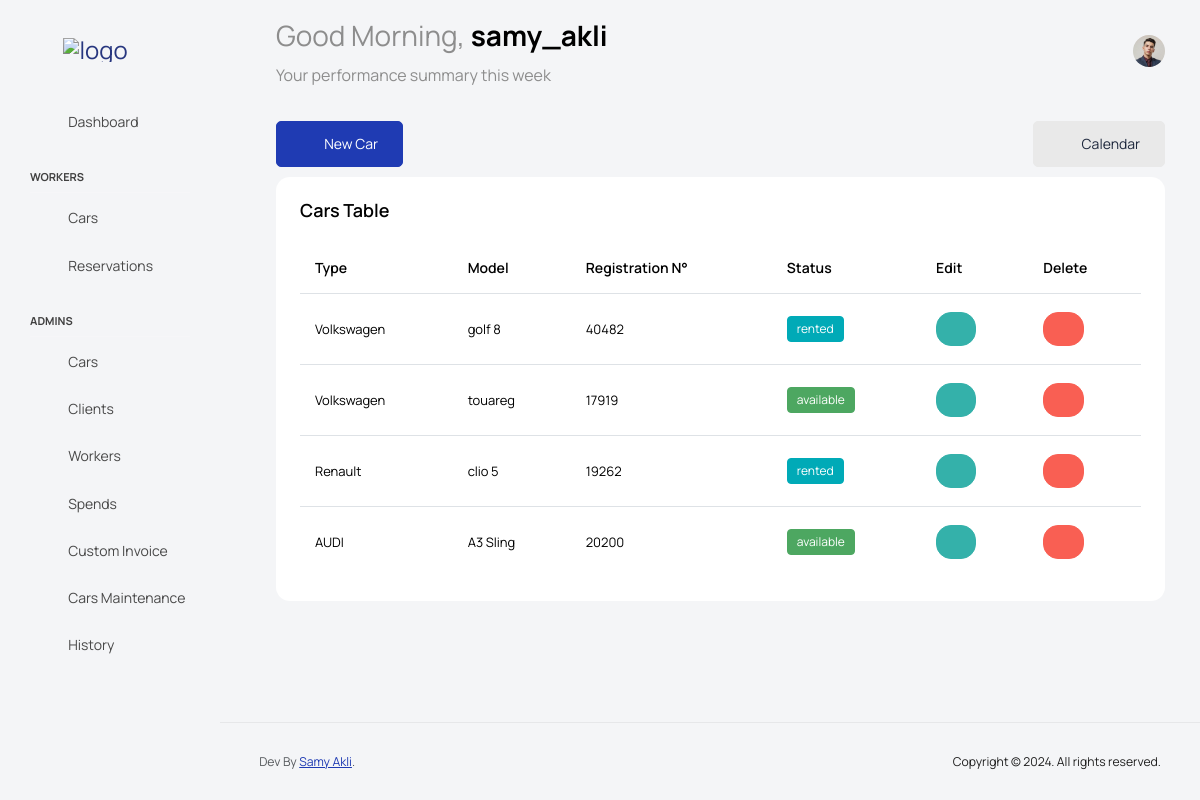
Screenshot of /cars (signed in) with the database file from the repository.
### car_rental/models.py (models this page shows, shortened)
class Worker(models.Model):
    genders = [
        ('male','Male'),
        ('female','Female'),
    ]
    user = models.OneToOneField(User, on_delete=models.CASCADE)
    avatar = models.ImageField(upload_to='worker-profile/', null=True, blank=True)
    first_name = models.CharField(max_length=50, null=True, blank=True)
    last_name = models.CharField(max_length=50, null=True, blank=True)
    CIN = models.CharField(max_length=50, null=True, blank=True)
    birth_date = models.DateField(null=True, blank=True)
    address = models.CharField(max_length=50, null=True, blank=True)
    driver_license_number = models.CharField(max_length=50, null=True, blank=True)
    phone_number = models.CharField(max_length=50, null=True, blank=True)
    gender = models.CharField(max_length=50, choices=genders, null=True, blank=True)
    email = models.EmailField(max_length=50, null=True, blank=True)
    availability = models.BooleanField(default=True)
    created_at = models.DateTimeField(auto_now_add=True, null=True, blank=True)

class Car(models.Model):
    car_status = [
        ('available','Available'),
        ('broke','Broke'),
        ('unavailable','Unavailable'),
        ('rented','Rented'),
    ]
    type = models.ForeignKey(Category, on_delete=models.PROTECT, null=True, blank=True)
    model = models.CharField(max_length=50)
    model_year = models.IntegerField(null=True, blank=True)
    matricule = models.CharField(max_length=50, null=False, blank=False)
    car_picture = models.ImageField(upload_to='car-pictures/', null=True, blank=True)
    price_day = models.DecimalField(max_digits=10, decimal_places=2, null=False, blank=False)
    availability = models.BooleanField(default=True)
    status = models.CharField(max_length=50, choices=car_status, default='available', null=True, blank=True)
    problems = models.CharField(max_length=500, null=True, blank=True)
    problems_picture = models.ImageField(upload_to='car-pictures/', null=True, blank=True)
    color = models.CharField(max_length=10, null=True, blank=True)
    car_power = models.IntegerField(null=True, blank=True)
    created_at = models.DateTimeField(auto_now_add=True, null=True, blank=True)
    def __str__(self):
        return f'{self.model} ({self.matricule})'

class Category(models.Model):
    type = models.CharField(max_length=50)
    type_picture = models.ImageField(upload_to='tyoe-pictures/', null=True, blank=True)
    def __str__(self):
        return self.type

### car_rental/views.py (the view, shortened to what this page needs)
# urls.py: path('cars', views.cars, name='cars'),
@login_required
@permission_required('car_rental.can_view_cars', raise_exception=False)
def cars(request):
    notifications = Notification.objects.filter(recipient=request.user).order_by('-created_at')
    unread_notifications = notifications.filter(is_read=False)
    context = {
        'category': Category.objects.all(),
        'cars': Car.objects.all().order_by('-created_at'),
        'form': CarForm(),
        'notifications': notifications,
        'unread_notifications': unread_notifications,
    }
    return render(request, 'pages/cars.html', context)

### car_rental/models.py (called while the page is built)
    @classmethod
    def create_notification(cls, message, recipient, event_identifier):
        notification, created = cls.objects.get_or_create(
            recipient=recipient,
            event_identifier=event_identifier,
            defaults={'message': message}
        )
        if not created:
            notification.message = message
            notification.save()

### templates/pages/cars.html (shortened to what this page needs)
{% extends 'base.html' %}
{% block content %}
<div class="main-panel">
    <div class="content-wrapper">
      <div class="row">
        <div class="d-grid gap-2 d-flex justify-content-between">
          <button type="button" class="btn btn-primary btn-icon-text" data-bs-toggle="modal" data-bs-target="#exampleModal" data-bs-whatever="@mdo" style="margin-bottom: 10px;">
            <i class="ti-plus btn-icon-prepend"></i> New Car
          </button>
            <a href="{% url 'add_all_reservations_to_calendar' %}" type="button" class="btn btn-light btn-icon-text" style="margin-bottom: 10px;">
              <i class="ti-calendar btn-icon-prepend"></i> Calendar
            </a>
        </div>
        <div class="col-lg-12 grid-margin stretch-card">
          <div class="card">
            <div class="card-body">
              <h4 class="card-title">Cars Table</h4>
              <div class="table-responsive">
                <table class="table table-hover">
                  <thead>
                    <tr>
                      <th> Type </th>
                      <th> Model </th>
                      <th> Registration N° </th>
                      <th> Status </th>
                      <th> Edit </th>
                      <th> Delete </th>
                    </tr>
                  </thead>
                  <tbody>
                    {% for car in cars %}
                    <tr>
                      <td> {{car.type}} </td>
                      <td> {{car.model}} </td>
                      <td> {{car.matricule}} </td>
                      <td>
                        {% if car.status == 'available' %}
                        <label class="badge badge-success">{{car.status}}</label>
                        {% elif car.status == 'rented' %}
                        <label class="badge badge-info">{{car.status}}</label>
                        {% elif car.status == 'broke' %}
                        <label class="badge badge-warning">{{car.status}}</label>
                        {% elif car.status == 'unavailable' %}
                        <label class="badge badge-danger">{{car.status}}</label>
                        {% else %}
                        <label class="badge badge-dark">{{car.status}}</label>
                        {% endif %}
                      </td>
                      <td>
                        <a href="{% url "car_edit" car.id %}">
                          <button type="button" class="btn btn-success btn-rounded btn-icon btn-sm">
                            <i class="ti-pencil"></i>
                          </button>
                        </a>
                      </td>
                      <td>
                        <a href="{% url "car_delete" car.id %}">
                          <button type="button" class="btn btn-danger btn-rounded btn-icon btn-sm">
                            <i class="ti-trash"></i>
                          </button>
                        </a>
                      </td>
                    </tr>
                    {% endfor %}
                  </tbody>
                </table>
              </div>
            </div>
          </div>
        </div>
      </div>
    </div>
{% endblock %}

### templates/parts/navbar.html (shortened to what this page needs)
{% load static %}
<div class="container-scroller">
    <nav class="navbar default-layout col-lg-12 col-12 p-0 fixed-top d-flex align-items-top flex-row">
      <div class="text-center navbar-brand-wrapper d-flex align-items-center justify-content-start">
        <div class="me-3">
          <button class="navbar-toggler navbar-toggler align-self-center" type="button" data-bs-toggle="minimize">
            <span class="icon-menu"></span>
          </button>
        </div>
        <div>
          <a class="navbar-brand brand-logo" href="{% url 'stats' %}">
            <img src="{% static 'images/logog.png' %}" alt="logo"/>
          </a>
        </div>
      </div>
      <div class="navbar-menu-wrapper d-flex align-items-top">
        {% if user.is_authenticated %}
        <ul class="navbar-nav">
          <li class="nav-item fw-semibold d-none d-lg-block ms-0">
            <h1 class="welcome-text">Good Morning, <span class="text-black fw-bold">{{ user.username }}</span></h1>
            <h3 class="welcome-sub-text">Your performance summary this week </h3>
          </li>
        </ul>
        <ul class="navbar-nav ms-auto">
          <li class="nav-item">
            <form class="search-form" method="GET" action="{% url 'search' %}">
                <i class="icon-search"></i>
                <input type="search" class="form-control" name="q" placeholder="Search Here" title="Search here">
            </form>
          </li>
          <li class="nav-item dropdown">
            <a class="nav-link count-indicator" id="notificationDropdown" href="#" data-bs-toggle="dropdown">
                <i class="icon-bell"></i>
            </a>
        </li>
        <li class="nav-item dropdown user-dropdown">
          <a class="nav-link" id="UserDropdown" href="#" data-bs-toggle="dropdown" aria-expanded="false">
            {% if user.worker.avatar %}
            <img class="img-xs rounded-circle" src="{{ user.worker.avatar.url }}" alt="Profile image">
            {% else %}
            <img class="img-xs rounded-circle" src="{% static 'images/faces/face28.png' %}" alt="Profile image">
            {% endif %}
          </a>
          {% endif %}
        </li>
      </div>
    </nav>

### rows the page displays
Car: type "Volkswagen", model "golf 8", matricule "40482", status "rented"
Car: type "Volkswagen", model "touareg", matricule "17919", status "available"
Car: type "Renault", model "clio 5", matricule "19262", status "rented"
Car: type "AUDI", model "A3 Sling", matricule "20200", status "available"

### other values shown
{{ user.username }} "samy_akli"
